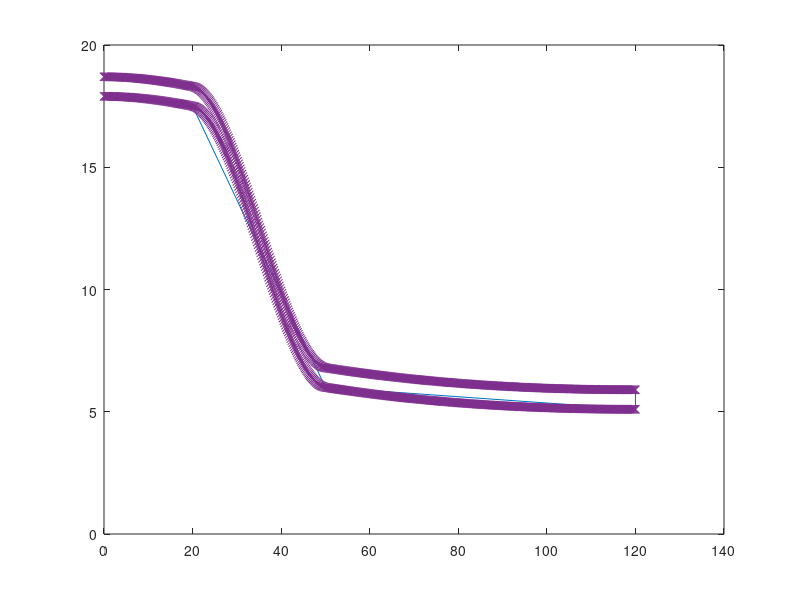

The MATLAB source for this figure:
function genShape2D( outFileName, shape, par )
% function genShape2D( outFileName )
%
% Kontur als Polygon berechnen und Ausgabe in openscad-Syntax.
% Dort kann dann durch Extrusion daraus ein Rotationskoerper
% mit der Wandstaerke w erzeugt werden.
%
% Usage examples:
%   % octave
%   genShape2D
%   
%   genShape2D('poly.scad', 'exponential horn' )

%   // openscad
%   rotate_extrude($fn = 80) rotate([0,0,90]) include <poly.scad>
%


pkg load signal            % need rms function
%close all

if ~exist('par','var')
 par='';
end

if ~exist('shape','var')
 shape='3';
end

if ~exist('outFileName','var') || isempty(outFileName)
  outFileName='poly.scad';
end

comment=sprintf('generated by genShape2D.m, shape=''%s'', par=''%s''', shape, par);

w=0.8;     % Wall thickness
c=0.4;     % clearance
hollow=1;
make_sparse=1;    % remove unnecessary intermediate points

switch shape
  case {'1','test1'}
    description='1';
    x=[ 0  5  10 20 ]
    y=[ 20 10 10 10 ]

  case {'2','test2'}
    x=[ 0  20 30 40 50 80 ]
    y=[ 35 35 31 14 10 10 ]

  case {'3','hose_vacuum'}       % Reduzierstueck fuer Staubsauger
    d1=35;                       % Nenninnendurchmesser Anfang
    d2=11;                       % Nennaussendurchmesser Ende
    eval(par);
    x=[ 0      20      50    120 ]
    y=[ d1+2*c d1    d2+1   d2-w ]/2

  case {'4','half circle'}
    % half circle
    r=50
    x=  0:2:2*r;
    y=  r*sqrt(1-(x/r -1).^2);
    ti= 0:pi/30:pi;        % parametrische Definition
    xi= r*(cos(ti)+1);
    yi= r*sin(ti);

  case {'5','exponential horn'}
    a=50;
    L=150;
    eval(par);
    b=2.7/L;
    x=  0:10:L;
    y= a*exp(-x*b);
    xi= 0:1:L;
    yi=a*exp(-xi*b);

  case {'6','druckluft'}       % Anschlusskupplung fuer Druckluft
    x=[ 0     8.4    9.5  12   13.3 14.0  15  19.8  20  ]
    y=[  12   12     9.5  9.5  12   12    10  10   9.8  ]/2
    xi=0:0.1:x(end);
    hollow=0;

  case {'7','meander'}       % Halteclip fuer Gabelschluesselsatz
    [x,y] = meander();
    x=[x 1.01*x(end-1:-1:2)];
    y=[y 1.01*y(end-1:-1:2)];
    xi=x;
    yi=y;
    hollow=0;

  case {'8','winch'}       % Halb-Kontour fuer eine Seilwinde
    if(isempty(par))
      par=[10 10];         % halbe Breite x Tiefe
    end
    x=sqrt(0:0.05:1);
    y=2*(x.^4)./(1 + x.^8) * par(2);
    y=(0.5*(1-cos(pi*x))).^4 * par(2);
    if 0
      t=(0:0.05:1);
      y=(sin(pi/2*t)).^(3) * par(2);
      x=[0 0.5+0.5*t]*par(1);
      y=[0 y];
    end
    xi=x;
    yi=y;
    hollow=0;
    
  otherwise
    warning(['unknown shape: ' shape]);
    return;

end

figure, plot(x,y); hold on

if ~exist('xi', 'var')
  xi=0:0.2:x(end);
end
if ~exist('yi', 'var')
  yi=interp1(x,y,xi,'cubic')
end
size(xi)
size(yi)
plot(xi,yi,'-'); % ylim([0 55]);

s=[xi ; yi];
if hollow~=0
  % Um Wandstaerke verschobene Kontour berechnen.
  % das funktioniert nicht mehr, wenn der Kruemmungsradius kleiner als w ist.
  %s=[x ; y];
  ds=diff(s,1,2);
  O=[0 ; 0]
  ds = [ O ds] + [ds O]/2;    % FIR filter
  ds = ds ./ (ones(2,1)*rms(ds,1))/sqrt(2);  % Tangenten-Einheitsvektor
  T=[ 0 -1 ; 1 0];
  dn  = T*ds;                                % Normalenvektor
  %sqrt(dn(1,:).^2 + dn(2,:).^2);
  so = s + w*dn;

  iyneg=find(so(2,:) < 0);
  so(2,iyneg)=0;

  plot(so(1,:),so(2,:),'-');
  s=[ s fliplr(so) ];
end
hold off

% remove redundant linear segments
if make_sparse
  dd=diff(s,2,2);
  id=find([ 1 rms(dd,1) 1]>1e-7);
  s=s(:,id);
  hold on ; plot(s(1,:),s(2,:),'-x'); hold off;
end

% openscad polygon output
fh=fopen(outFileName,'w');
%fh=1;
fprintf(fh, '// %s\npolygon([ \n', comment);
semic=',';
cnt=1;
for ii=1:length(s)
  x0=s(1,ii);
  y0=s(2,ii);
  if ii == length(s)
    semic=' ';
  end 
  fprintf(fh, ' [ %6.3f, %6.3f]%s', x0, y0, semic);
  if mod(ii, 4) == 0
    fprintf(fh, '\n');
  end
end
fprintf(fh, ' ]);\n\n');
fclose(fh);



% Gabelschluessel-Halter-Funktion, 
% TODO: besser als Bezier-Kurve mit Referenzpunkten, statt als parametrische Kurve?
function [x,y] = meander()
  f=4;
  t=(0:0.002:1.02)+0.04;
  scale=10*exp(t*log(2));   % geometric scaling
  
  x= 1.5*t - 0.06*sin(2*2*pi*f*t).*(sqrt(t)+1) + 0.02*sin(4*2*pi*f*t);
  y= 1.01*sin(2*pi*f*t) + 0.00*sin(5*2*pi*f*t);
  x=1.5*scale.*x;
  y=scale.*y;
  plot(x,y); grid on; ylim=([-1.2 1.2]); 

  hold on
  y= 1.01*sin(2*pi*f*t) + 0.04*sin(5*2*pi*f*t);
  y=scale.*y;
  plot(x,y); grid on; ylim=([-1.2 1.2]); 
